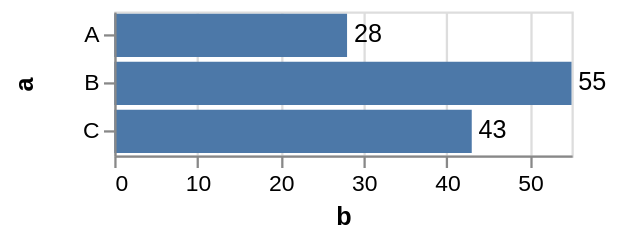

Write the Vega-Lite specification saved for this chart.
### Vega specification from a JSON file in a GitHub repository (floating-point values rounded to 4 significant figures)
{"$schema": "https://vega.github.io/schema/vega/v3.0.json", "description": "A simple bar chart with embedded data.", "autosize": "pad", "padding": 5, "width": 200, "style": "cell", "data": [{"name": "source_0", "values": [{"a": "A", "b": 28}, {"a": "B", "b": 55}, {"a": "C", "b": 43}]}, {"name": "data_1", "source": "source_0", "transform": [{"type": "formula", "expr": "toNumber(datum[\"b\"])", "as": "b"}, {"type": "filter", "expr": "datum[\"b\"] !== null && !isNaN(datum[\"b\"])"}]}, {"name": "data_2", "source": "source_0", "transform": [{"type": "formula", "expr": "toNumber(datum[\"b\"])", "as": "b"}, {"type": "filter", "expr": "datum[\"b\"] !== null && !isNaN(datum[\"b\"])"}]}], "signals": [{"name": "y_step", "value": 21}, {"name": "height", "update": "bandspace(domain('y').length, 0.1, 0.05) * y_step"}], "marks": [{"name": "layer_0_marks", "type": "rect", "style": ["bar"], "from": {"data": "data_1"}, "encode": {"update": {"fill": {"value": "#4c78a8"}, "x": {"scale": "x", "field": "b"}, "x2": {"scale": "x", "value": 0}, "y": {"scale": "y", "field": "a"}, "height": {"scale": "y", "band": true}}}}, {"name": "layer_1_marks", "type": "text", "style": ["text"], "from": {"data": "data_2"}, "encode": {"update": {"align": {"value": "left"}, "baseline": {"value": "middle"}, "dx": {"value": 3}, "fill": {"value": "black"}, "x": {"scale": "x", "field": "b"}, "y": {"scale": "y", "field": "a", "band": 0.5}, "text": {"signal": "format(datum[\"b\"], \"\")"}}}}], "scales": [{"name": "x", "type": "linear", "domain": {"fields": [{"data": "data_1", "field": "b"}, {"data": "data_2", "field": "b"}]}, "range": [0, {"signal": "width"}], "nice": true, "zero": true}, {"name": "y", "type": "band", "domain": {"fields": [{"data": "data_1", "field": "a"}, {"data": "data_2", "field": "a"}], "sort": true}, "range": {"step": {"signal": "y_step"}}, "paddingInner": 0.1, "paddingOuter": 0.05}], "axes": [{"scale": "x", "orient": "bottom", "title": "b", "labelFlush": true, "labelOverlap": true, "tickCount": {"signal": "ceil(width/40)"}, "zindex": 1}, {"scale": "x", "orient": "bottom", "grid": true, "tickCount": {"signal": "ceil(width/40)"}, "gridScale": "y", "domain": false, "labels": false, "maxExtent": 0, "minExtent": 0, "ticks": false, "zindex": 0}, {"scale": "y", "orient": "left", "title": "a", "labelOverlap": true, "zindex": 1}], "config": {"axisY": {"minExtent": 30}, "style": {"line": {"strokeCap": "square"}}}}
